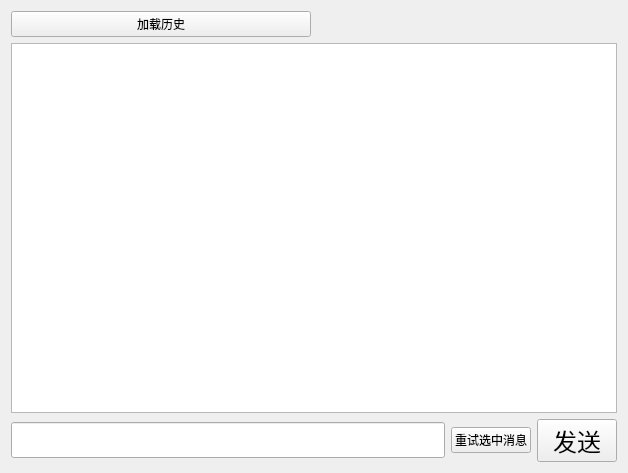
<?xml version="1.0" encoding="UTF-8"?>
<ui version="4.0">
 <class>Chat</class>
 <widget class="QWidget" name="Chat">
  <property name="geometry">
   <rect>
    <x>0</x>
    <y>0</y>
    <width>628</width>
    <height>473</height>
   </rect>
  </property>
  <property name="windowTitle">
   <string>聊天</string>
  </property>
  <layout class="QVBoxLayout" name="verticalLayout">
   <item>
    <layout class="QHBoxLayout" name="historyLayout">
     <item>
      <widget class="QPushButton" name="history_PB">
       <property name="text"><string>加载历史</string></property>
      </widget>
     </item>
     <item>
      <widget class="QLabel" name="status_LB"/>
     </item>
    </layout>
   </item>
   <item>
    <widget class="QListWidget" name="show_TE"/>
   </item>
   <item>
    <layout class="QHBoxLayout" name="horizontalLayout">
     <item>
      <widget class="QLineEdit" name="input_LE">
       <property name="font">
        <font>
         <family>Arial</family>
         <pointsize>18</pointsize>
        </font>
       </property>
      </widget>
     </item>
     <item>
      <widget class="QPushButton" name="retry_PB">
       <property name="text"><string>重试选中消息</string></property>
      </widget>
     </item>
     <item>
      <widget class="QPushButton" name="send_PB">
       <property name="font">
        <font>
         <family>Arial</family>
         <pointsize>18</pointsize>
        </font>
       </property>
       <property name="text">
        <string>发送</string>
       </property>
      </widget>
     </item>
    </layout>
   </item>
  </layout>
 </widget>
 <resources/>
 <connections/>
</ui>
